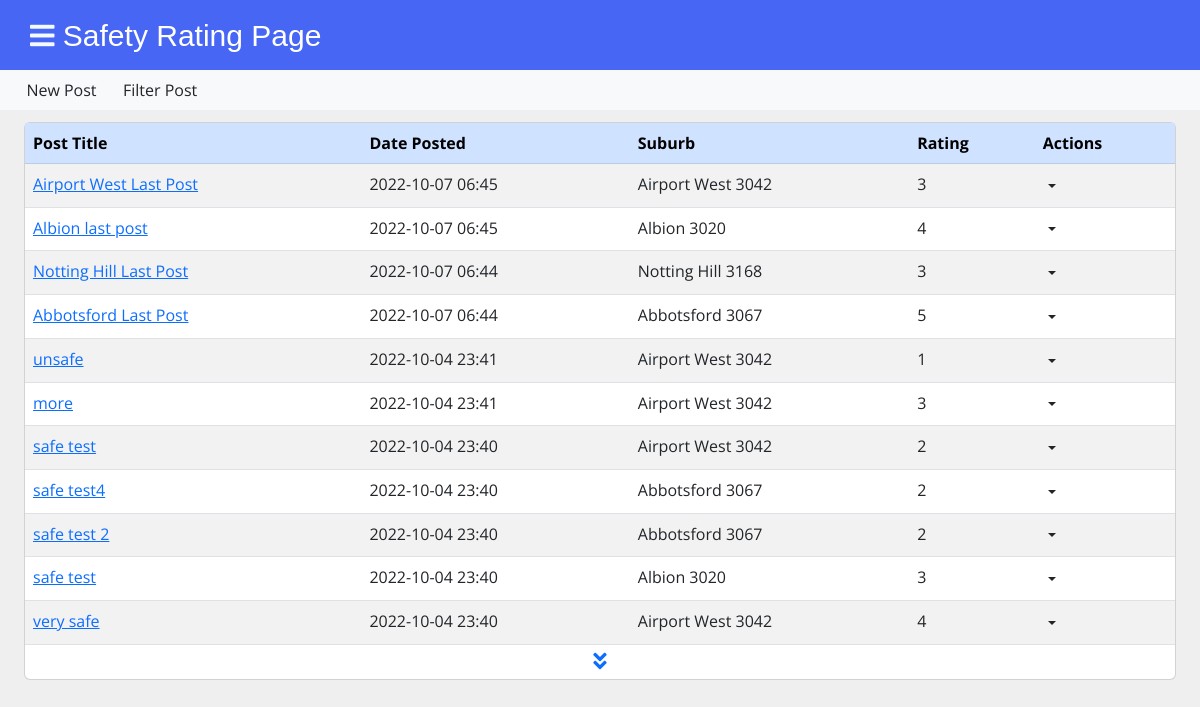
The page /rating on the database its author committed.
### tables this page shows
CREATE TABLE posts (
    id INTEGER PRIMARY KEY AUTOINCREMENT,
    created TIMESTAMP NOT NULL DEFAULT CURRENT_TIMESTAMP,
    title TEXT NOT NULL,
    suburb TEXT NOT NULL,
    rating INTEGER NOT NULL,
    content TEXT NOT NULL
);

### app.py (the view)
@app.route('/rating', methods=('GET', 'POST'))
def rating():
    conn = get_db_connection()
    posts = conn.execute('SELECT * FROM posts').fetchall()
    conn.close()
    return render_template('rating.html',posts= posts)

### app.py (called while the page is built)
def get_db_connection():
    conn = sqlite3.connect('database.db')
    conn.row_factory = sqlite3.Row
    return conn

### templates/rating.html (shortened to what this page needs)
<!DOCTYPE html>
<html lang="en">
<head>
    <link rel="stylesheet" href="https://use.fontawesome.com/releases/v5.8.1/css/all.css">
    <link href="https://cdn.jsdelivr.net/npm/bootstrap@5.2.1/dist/css/bootstrap.min.css" rel="stylesheet">
    <link rel="stylesheet" href="{{ url_for('static', filename= 'css/style2.css') }}">
</head>
<body class = "active">
    <div class="wrapper">
        <div class="section">
            <div class="top_navbar">
                <div class="hamburger">
                    <a href="#"> <i class="fas fa-bars"></i></a>
                    Safety Rating Page
                </div>
            </div>
                {% block content %}
                <nav class="navbar navbar-expand-md navbar-light bg-light">
                    <li class="nav-item">
                            <a class="nav-link" href="{{url_for('create')}}">New Post</a>
                        </li>
                    <li class="nav-item">
                        <a class="nav-link" href="{{url_for('create_filter')}}">Filter Post</a>
                    </li>
                </nav>
                <div class = "card">
                    <table class="table table-striped">
                        <thead class = "table-primary">
                            <tr>
                                <th>Post Title</th>
                                <th>Date Posted</th>
                                <th>Suburb</th>
                                <th>Rating</th>
                                <th>Actions</th>
                            </tr>
                        </thead>
                        <tbody>
                            {% for post in posts[-11:]|reverse %}
                            <tr>
                                <td><a href="{{ url_for('post', post_id=post['id']) }}">{{ post['title'] }}</a></td>
                                <td>{{ post['created'][:-3]}}</td>
                                <td>{{post['suburb']}}</td>
                                <td>{{post['rating']}}</td>
                                <td>
                                    <div class="dropdown" id = "dropdownbutton">
                                    <button type="button" class="btn p-0 dropdown-toggle hide-arrow" data-bs-toggle="dropdown">
                                    </button>
                                    </div>
                                </td>
                            </tr>
                            {% endfor %}
                        </tbody>
                    </table>
                    <a href ="{{url_for('ratingAll')}}" id="showmore" ><i class="fa fa-angle-double-down fa-lg"></i></a>
                </div>
                {% endblock %}
        </div>
    </div>
</body>
</html>

### static/css/style2.css (style rules this page uses)
* { list-style: none; text-decoration: none; margin: 0; padding: 0; box-sizing: border-box; font-family: 'Open Sans', sans-serif; }
body { background: #f5f6fa; }
.wrapper .section { width: calc(100% - 225px); margin-left: 225px; transition: all 0.5s ease; }
.wrapper .section .top_navbar { background: #4766f4; height: 70px; display: flex; align-items: center; padding: 0 30px; }
.wrapper .section .top_navbar .hamburger a { font-size: 28px; color: #f4fbff; }
.hamburger { color: white; font-size: 30px; font-family: sans-serif; }
body.active .wrapper .section { margin-left: 0; width: 100%; }
body.active { background-color:#EFEFEF; }
.card { margin-top: 1%; margin-left: 2%; margin-right: 2%; margin-bottom: 1%; }
.nav-item { padding-left: 2.2%; }
#showmore { text-align: center; margin-top: 5px; margin-bottom: 5px; }
.table { margin-bottom: 0px; }

### rows shown on the page
posts: title "Airport West Last Post", created "2022-10-07 06:45", suburb "Airport West 3042", rating "3"
posts: title "Albion last post", created "2022-10-07 06:45", suburb "Albion 3020", rating "4"
posts: title "Notting Hill Last Post", created "2022-10-07 06:44", suburb "Notting Hill 3168", rating "3"
posts: title "Abbotsford Last Post", created "2022-10-07 06:44", suburb "Abbotsford 3067", rating "5"
posts: title "unsafe", created "2022-10-04 23:41", suburb "Airport West 3042", rating "1"
posts: title "more", created "2022-10-04 23:41", suburb "Airport West 3042", rating "3"
posts: title "safe test", created "2022-10-04 23:40", suburb "Airport West 3042", rating "2"
posts: title "safe test4", created "2022-10-04 23:40", suburb "Abbotsford 3067", rating "2"
posts: title "safe test 2", created "2022-10-04 23:40", suburb "Abbotsford 3067", rating "2"
posts: title "safe test", created "2022-10-04 23:40", suburb "Albion 3020", rating "3"
posts: title "very safe", created "2022-10-04 23:40", suburb "Airport West 3042", rating "4"
